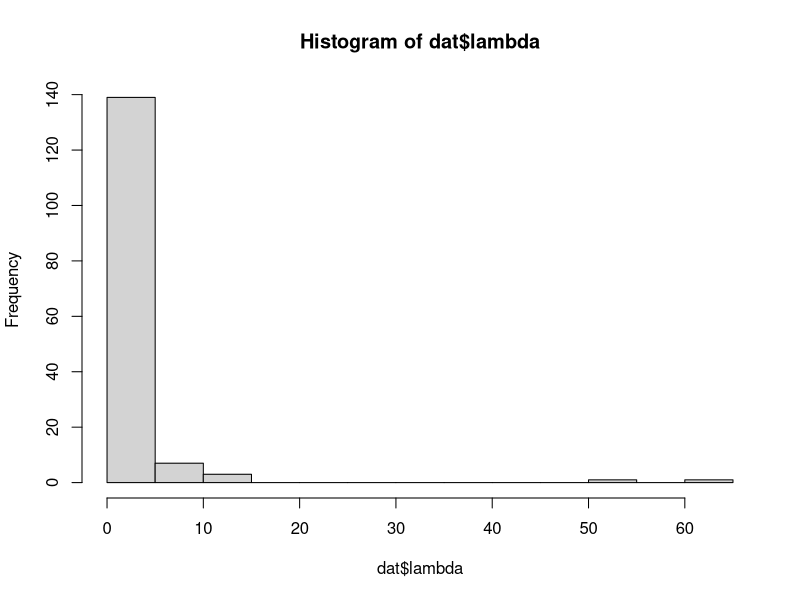
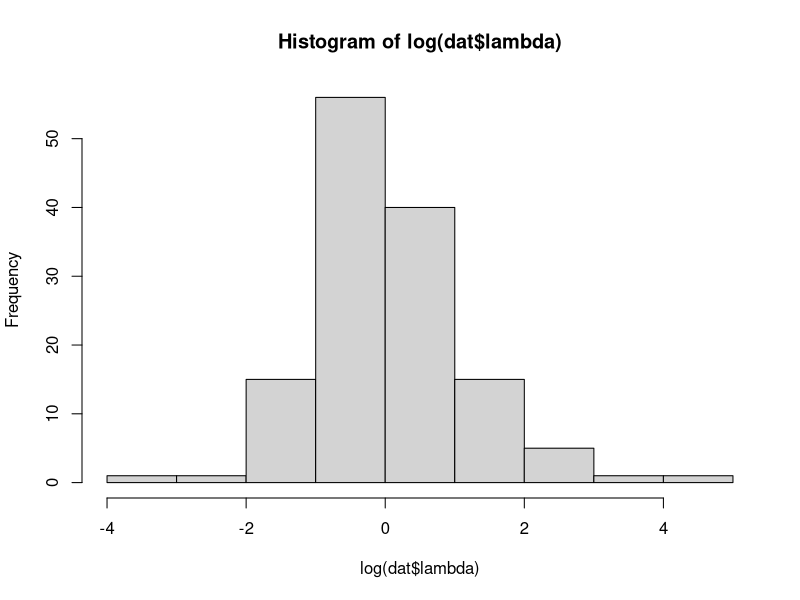
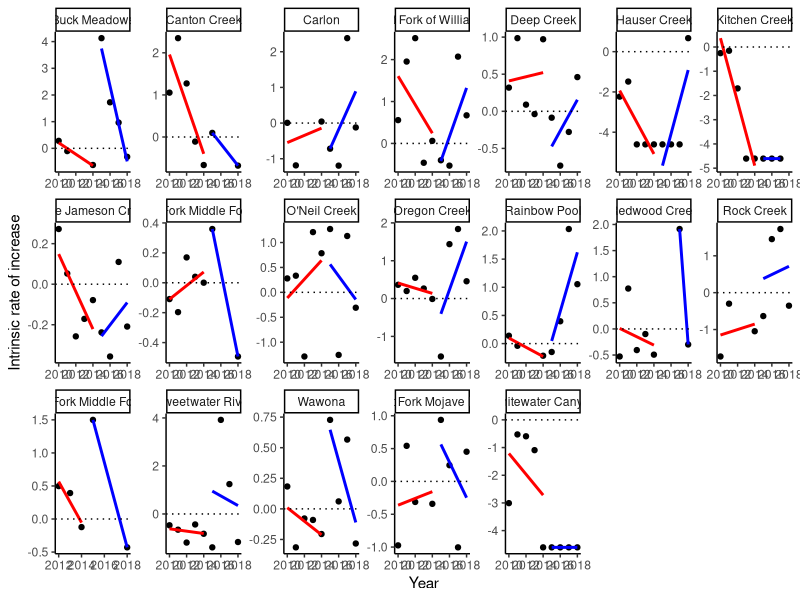
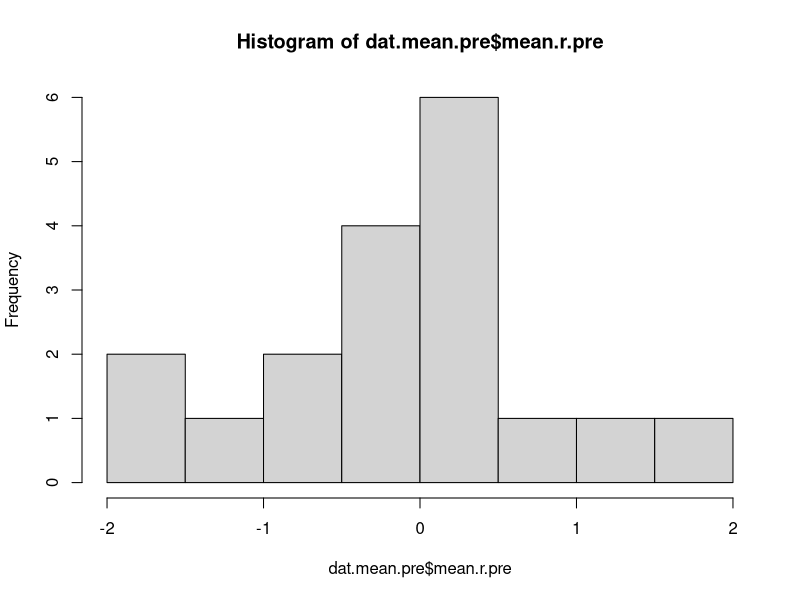
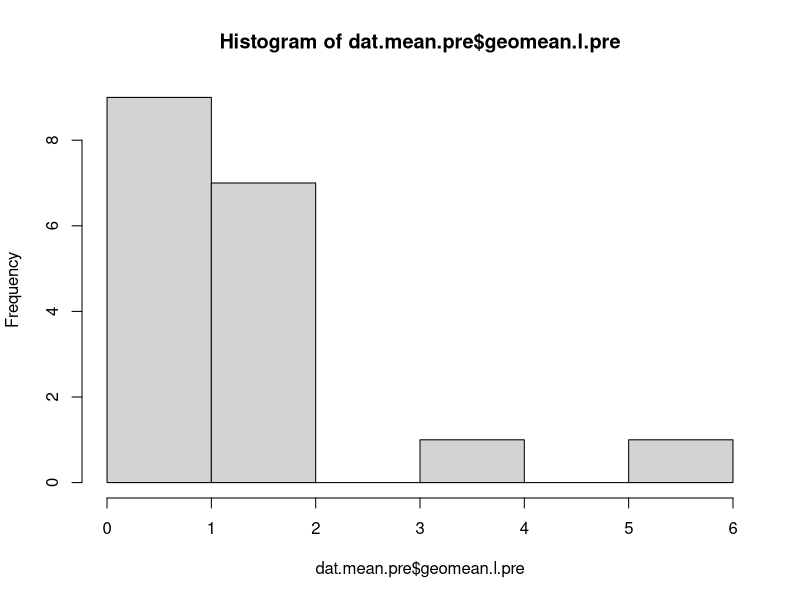
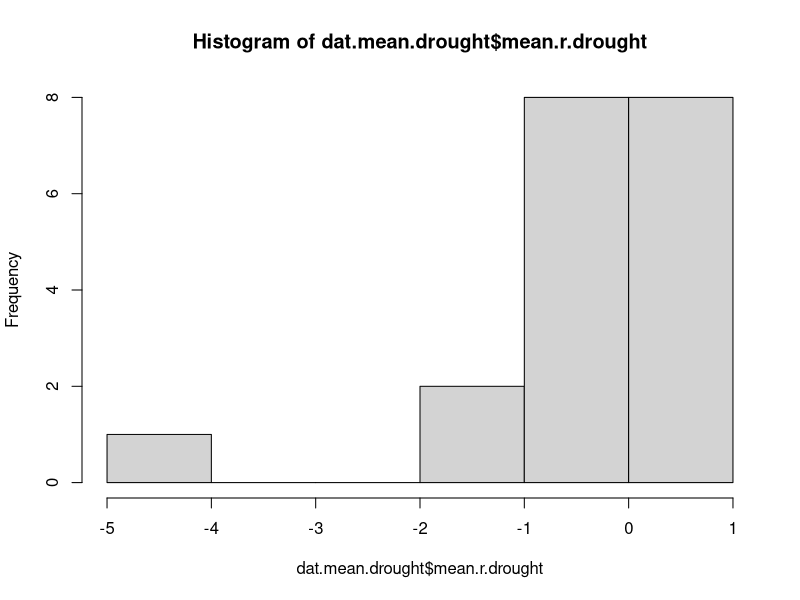
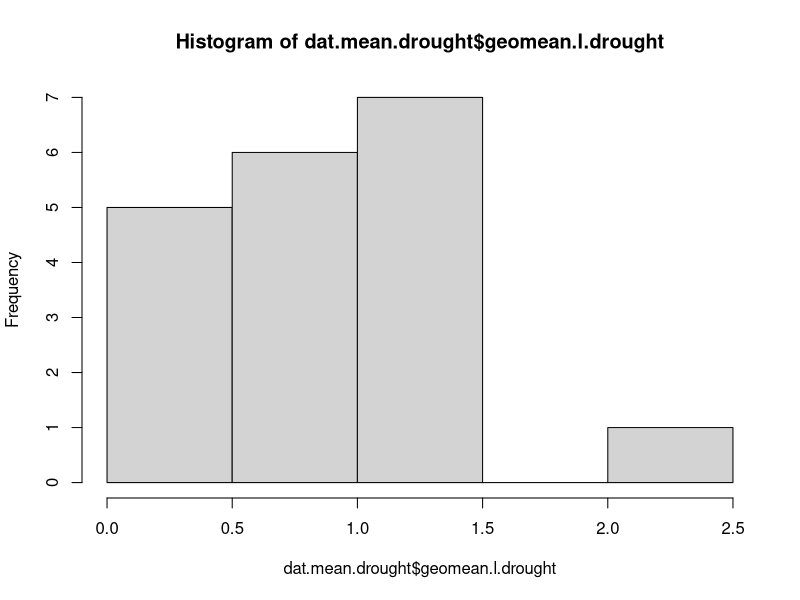
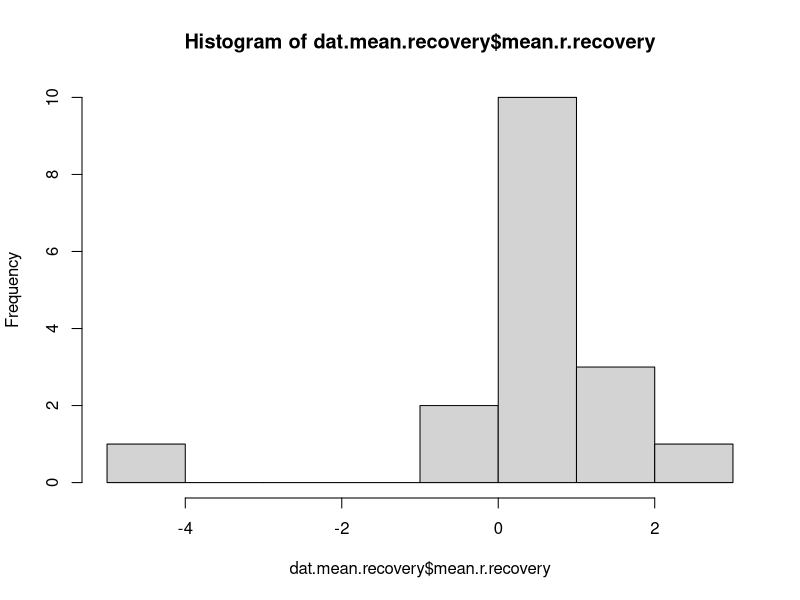

Write the R code that produced these figures, in order.
#### PROJECT: Evolutionary rescue of Mimulus cardinalis populations during extreme drought
#### PURPOSE OF THIS SCRIPT: Calculate metrics of the rate of demographic decline during drought and rate of recovery after drought
#### AUTHOR: Amy Angert
#### DATE LAST MODIFIED: 20250606


#*******************************************************************************
#### 0. Clean workspace and load required packages
#*******************************************************************************

# Remove objects and clear workspace
rm(list = ls(all=TRUE))

# Make vector of packages needed
packages_needed <- c("tidyverse", "RColorBrewer")

# Install packages needed (if not already installed)
for (i in 1:length(packages_needed)){
  if(!(packages_needed[i] %in% installed.packages())){install.packages(packages_needed[i])}
}

# Load packages needed
for (i in 1:length(packages_needed)){
  library(packages_needed[i], character.only = TRUE)
}


#*******************************************************************************
### 1. Read in lambda estimates for each site and year
#*******************************************************************************
dat <- read.csv("data/demography data/siteYear.lambda_2010-2019.csv") %>% select(-Region, -RegionRank) %>% filter(Site!="Mill Creek")
 
# check distributions
hist(dat$lambda) #extreme right skew
hist(log(dat$lambda)) #much better

# express as population growth as intrinsic rate of increase (log lambda)
dat <- dat %>% mutate(r = log(lambda+0.01)) #adding small value lambdas of 0 don't turn to NA

#*******************************************************************************
### 2. Visualize estimates over time for each site
#*******************************************************************************

ggplot(dat, aes(x=Year, y=r)) + 
  geom_point() +
  geom_smooth(data=filter(dat, Year<2015), method="lm", se=FALSE, col="red") +
  geom_smooth(data=filter(dat, Year>2014), method="lm", se=FALSE, col="blue") +
  ylab("Intrinsic rate of increase") +
  #ylim(0,2) +
  geom_hline(yintercept=0, linetype="dotted") +
  facet_wrap(~Site, scale="free", nrow=3) +
  theme_classic() #+
  #theme(strip.background = element_blank(), strip.text.x = element_blank(),
   #     legend.title = element_blank())

# Note: some sites' slopes (e.g., Buck Meadows, Mill) are affected by 2015-16, which had very high recruitment and we assume indicated relatively early recovery. This is part of the rationale for calculating decline only until 2014-15.

# Note: more generally, slopes are often pulled up or down by single years with extremely high lambdas. High lambda values are dramatically higher with addition of 2016-2019 data and its effects on vital rate model selection and model fits

# Note: Canton, NFMF Tule, SFMF Tule, & Redwood have only one annual transition estimate during drought recovery (because of fire and flood closures that prevented site access in 2016 or 2017)


#*******************************************************************************
### 3A. Calculate geometric mean population growth rate BEFORE DROUGHT for each site
# Before drought = 2010-11, 2011-12 transitions
#*******************************************************************************

dat.mean.pre <- dat %>%
  group_by(Latitude, Site) %>%
  filter(Year==2010|Year==2011) %>%
  na.omit() %>%
  dplyr::summarize(mean.r.pre = mean(r), #arithmetic mean of logs
                   geomean.l.pre = exp(mean(log(lambda)))) #geometric mean of unlogged values
hist(dat.mean.pre$mean.r.pre) # better 
hist(dat.mean.pre$geomean.l.pre) #long right tail

#*******************************************************************************
### 3B. Calculate mean lambda DURING CORE DROUGHT for each site 
# Core drought = 2012-13, 2013-14, 2014-15 transitions
#*******************************************************************************

dat.mean.drought <- dat %>% 
  group_by(Latitude, Site) %>% 
  filter(Year==2012|Year==2013|Year==2014) %>% 
  na.omit() %>% 
  dplyr::summarize(mean.r.drought = mean(r), 
                   geomean.l.drought = exp(mean(log(lambda)))) 
hist(dat.mean.drought$mean.r.drought) #left-skewed
hist(dat.mean.drought$geomean.l.drought) #better
#*******************************************************************************
### 3C. Calculate mean lambda DURING POST-DROUGHT for each site
# Post drought = 2015-16, 2016-17, 2017-18 transitions
#*******************************************************************************

dat.mean.recovery <- dat %>% 
  group_by(Latitude, Site) %>% 
  filter(Year==2015|Year==2016|Year==2017) %>% 
  na.omit() %>% 
  dplyr::summarize(mean.r.recovery = mean(r), 
            geomean.l.recovery = exp(mean(log(lambda))))
hist(dat.mean.recovery$mean.r.recovery) #better
hist(dat.mean.recovery$geomean.l.recovery) #right-skewed

# Add Latitude and other covariates back in
covar <- read_csv("data/genomic_data/pop_meta_data.csv") %>% 
  dplyr::select(Site, Paper_ID, Latitude, Longitude, Lat.Color) %>% 
  unique()

mean.lambda <- left_join(dat.mean.pre, dat.mean.drought) %>% left_join(dat.mean.recovery) %>% left_join(covar) # Join to slopes

# Save to .csv file 
write.csv(mean.lambda,"data/demography data/siteYear.lambda_responses_2010-2019.csv",row.names=FALSE)

